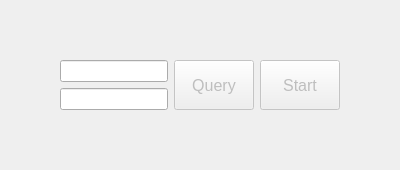
     <widget class="QWidget" name="Echo">
      <attribute name="title">
       <string>Echo</string>
      </attribute>
      <layout class="QGridLayout" name="gridLayout_11">
       <item row="0" column="0">
        <widget class="QWidget" name="widget_6" native="true">
         <layout class="QGridLayout" name="gridLayout_10">
          <item row="2" column="2" rowspan="2">
           <widget class="QPushButton" name="pushButton_Query_Echo">
            <property name="enabled">
             <bool>false</bool>
            </property>
            <property name="sizePolicy">
             <sizepolicy hsizetype="Maximum" vsizetype="Minimum">
              <horstretch>0</horstretch>
              <verstretch>0</verstretch>
             </sizepolicy>
            </property>
            <property name="font">
             <font>
              <pointsize>12</pointsize>
             </font>
            </property>
            <property name="text">
             <string>Query</string>
            </property>
           </widget>
          </item>
          <item row="1" column="2">
           <spacer name="verticalSpacer">
            <property name="orientation">
             <enum>Qt::Vertical</enum>
            </property>
            <property name="sizeHint" stdset="0">
             <size>
              <width>20</width>
              <height>40</height>
             </size>
            </property>
           </spacer>
          </item>
          <item row="3" column="1">
           <widget class="QLineEdit" name="lineEdit_2_Echo">
            <property name="enabled">
             <bool>true</bool>
            </property>
            <property name="sizePolicy">
             <sizepolicy hsizetype="Preferred" vsizetype="Maximum">
              <horstretch>0</horstretch>
              <verstretch>0</verstretch>
             </sizepolicy>
            </property>
           </widget>
          </item>
          <item row="2" column="4" rowspan="2">
           <spacer name="horizontalSpacer">
            <property name="orientation">
             <enum>Qt::Horizontal</enum>
            </property>
            <property name="sizeType">
             <enum>QSizePolicy::Maximum</enum>
            </property>
            <property name="sizeHint" stdset="0">
             <size>
              <width>40</width>
              <height>20</height>
             </size>
            </property>
           </spacer>
          </item>
          <item row="2" column="1">
           <widget class="QLineEdit" name="lineEdit_1_Echo">
            <property name="enabled">
             <bool>true</bool>
            </property>
            <property name="sizePolicy">
             <sizepolicy hsizetype="Preferred" vsizetype="Maximum">
              <horstretch>0</horstretch>
              <verstretch>0</verstretch>
             </sizepolicy>
            </property>
           </widget>
          </item>
          <item row="2" column="3" rowspan="2">
           <widget class="QPushButton" name="pushButton_Start_Echo">
            <property name="enabled">
             <bool>false</bool>
            </property>
            <property name="sizePolicy">
             <sizepolicy hsizetype="Maximum" vsizetype="Minimum">
              <horstretch>0</horstretch>
              <verstretch>0</verstretch>
             </sizepolicy>
            </property>
            <property name="font">
             <font>
              <pointsize>12</pointsize>
             </font>
            </property>
            <property name="text">
             <string>Start</string>
            </property>
           </widget>
          </item>
          <item row="4" column="2">
           <spacer name="verticalSpacer_2">
            <property name="orientation">
             <enum>Qt::Vertical</enum>
            </property>
            <property name="sizeHint" stdset="0">
             <size>
              <width>20</width>
              <height>40</height>
             </size>
            </property>
           </spacer>
          </item>
          <item row="2" column="0">
           <spacer name="horizontalSpacer_2">
            <property name="orientation">
             <enum>Qt::Horizontal</enum>
            </property>
            <property name="sizeType">
             <enum>QSizePolicy::Minimum</enum>
            </property>
            <property name="sizeHint" stdset="0">
             <size>
              <width>40</width>
              <height>20</height>
             </size>
            </property>
           </spacer>
          </item>
         </layout>
        </widget>
       </item>
      </layout>
     </widget>
